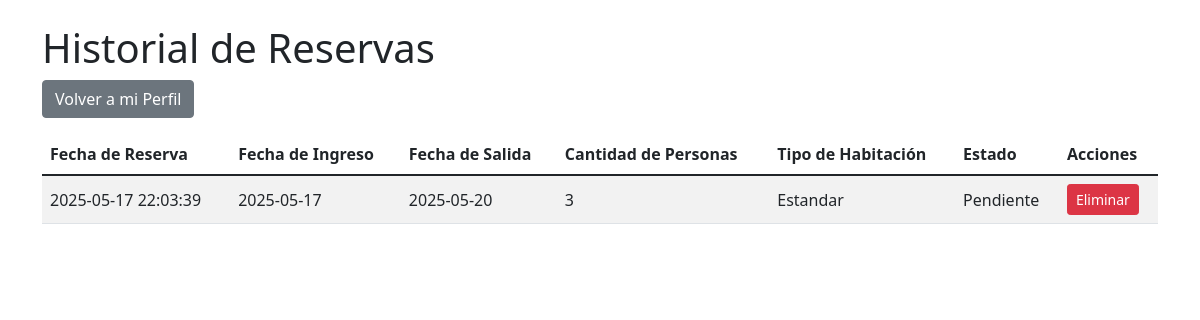
The app's page /Reserva/historial_reservas.php (signed in), older data.
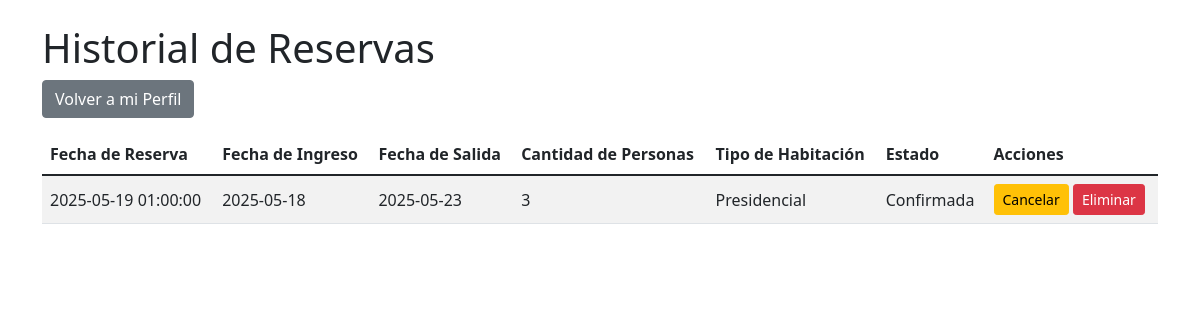
The same page, newer data.
### tables this page shows
CREATE TABLE `reservas` (
  `id` int(11) NOT NULL,
  `usuario_id` int(11) NOT NULL,
  `fecha_reserva` timestamp NOT NULL DEFAULT current_timestamp(),
  `nombre` varchar(50) NOT NULL,
  `apellido` varchar(50) NOT NULL,
  `correo` varchar(100) NOT NULL,
  `fecha_ingreso` date NOT NULL,
  `fecha_salida` date NOT NULL,
  `cantidad_personas` int(3) NOT NULL,
  `tipo_habitacion` varchar(50) NOT NULL,
  `estado` varchar(20) NOT NULL DEFAULT 'pendiente',
  `telefono` varchar(20) NOT NULL,
  `preferencias_especiales` text DEFAULT NULL,
  `metodo_pago` varchar(50) NOT NULL
);

### Reserva/historial_reservas.php (the view, shortened to what this page needs)
<?php
include '../CRUD/conexion.php';
$usuario_id = (int)$_SESSION['usuario_id'];
$sqlUser = "SELECT r.descripcion AS tipo_usuario FROM usuarios u
            JOIN roles r ON u.rol_id = r.id
            WHERE u.id = $usuario_id";
$resultUser = $conn->query($sqlUser);
if ($resultUser && $resultUser->num_rows > 0) {
    $userData = $resultUser->fetch_assoc();
    $tipo_usuario = $userData['tipo_usuario'];
} else {
    echo "Error al obtener tipo de usuario.";
    exit;
}
$filtro_usuario = null;
if ($tipo_usuario === 'administrador') {
    if ($filtro_usuario) {
        $sql = "SELECT r.*, u.nombre, u.apellido FROM reservas r
                JOIN usuarios u ON r.usuario_id = u.id
                WHERE r.usuario_id = $filtro_usuario
                ORDER BY r.fecha_reserva DESC";
    } else {
        $sql = "SELECT r.*, u.nombre, u.apellido FROM reservas r
                JOIN usuarios u ON r.usuario_id = u.id
                ORDER BY r.fecha_reserva DESC";
    }
} else {
    $sql = "SELECT * FROM reservas WHERE usuario_id = $usuario_id ORDER BY fecha_reserva DESC";
}
$resultado = $conn->query($sql);
?>
<!DOCTYPE html>
<html lang="es">
<head>
    <link href="https://cdn.jsdelivr.net/npm/bootstrap@5.1.3/dist/css/bootstrap.min.css" rel="stylesheet" />
</head>
<body>
    <div class="container mt-4">
        <h1>Historial de Reservas</h1>
        <a href="../perfil.php" class="btn btn-secondary mb-3">
            <i class="fas fa-arrow-left"></i> Volver a mi Perfil
        </a>
        <?php if ($resultado && $resultado->num_rows > 0): ?>
            <div class="table-responsive">
                <table class="table table-striped align-middle">
                    <thead>
                        <tr>
                            <th>Fecha de Reserva</th>
                            <th>Fecha de Ingreso</th>
                            <th>Fecha de Salida</th>
                            <th>Cantidad de Personas</th>
                            <th>Tipo de Habitación</th>
                            <th>Estado</th>
                            <th>Acciones</th>
                        </tr>
                    </thead>
                    <tbody>
                        <?php while ($reserva = $resultado->fetch_assoc()): ?>
                            <tr>
                                <td><?= htmlspecialchars($reserva['fecha_reserva']) ?></td>
                                <td><?= htmlspecialchars($reserva['fecha_ingreso']) ?></td>
                                <td><?= htmlspecialchars($reserva['fecha_salida']) ?></td>
                                <td><?= (int)$reserva['cantidad_personas'] ?></td>
                                <td><?= htmlspecialchars(ucfirst($reserva['tipo_habitacion'])) ?></td>
                                <td><?= htmlspecialchars(ucfirst($reserva['estado'])) ?></td>
                                <td>
                                    <?php if ($reserva['estado'] === 'confirmada'): ?>
                                        <a href="cancelar_reserva.php?id=<?= (int)$reserva['id'] ?>" class="btn btn-warning btn-sm">Cancelar</a>
                                    <?php elseif ($reserva['estado'] === 'pendiente' && $tipo_usuario === 'administrador'): ?>
                                        <a href="aprobar_reserva.php?id=<?= (int)$reserva['id'] ?>" class="btn btn-success btn-sm">Aprobar</a>
                                        <a href="cancelar_reserva.php?id=<?= (int)$reserva['id'] ?>" class="btn btn-warning btn-sm">Cancelar</a>
                                    <?php endif; ?>
                                    <?php if ($reserva['estado'] !== 'eliminada'): ?>
                                        <a href="eliminar_reserva.php?id=<?= (int)$reserva['id'] ?>" class="btn btn-danger btn-sm" onclick="return confirm('¿Estás seguro de que deseas eliminar esta reserva?')">Eliminar</a>
                                    <?php endif; ?>
                                </td>
                            </tr>
                        <?php endwhile; ?>
                    </tbody>
                </table>
            </div>
        <?php else: ?>
            <p>No hay reservas para mostrar.</p>
        <?php endif; ?>
    </div>
</body>
</html>

Row changes from the older to the newer data that the page shows:
removed reservas: fecha_reserva "2025-05-17 22:03:39", fecha_ingreso "2025-05-17", fecha_salida "2025-05-20", cantidad_personas "3", tipo_habitacion "Estandar", estado "Pendiente"
added reservas: fecha_reserva "2025-05-19 01:00:00", fecha_ingreso "2025-05-18", fecha_salida "2025-05-23", cantidad_personas "3", tipo_habitacion "Presidencial", estado "Confirmada"
